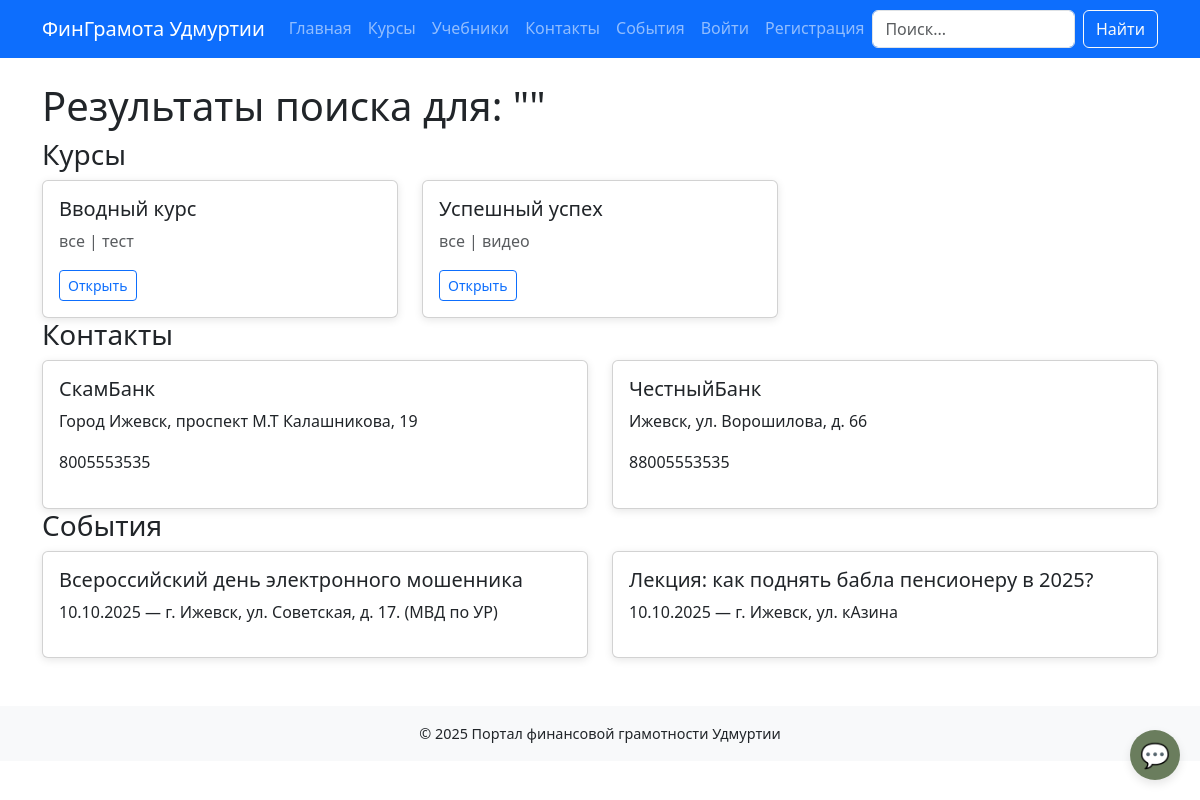
The app's page /search/ with its own data.
### courses/models.py (models this page shows, shortened)
class Course(models.Model):
    title = models.CharField(max_length=200)
    description = models.TextField()
    audience = models.CharField(max_length=50, choices=AUDIENCE_CHOICES, default='все')
    format_type = models.CharField(max_length=50, choices=FORMAT_CHOICES, default='текст')
    created_at = models.DateTimeField(auto_now_add=True)

### core/models.py (models this page shows, shortened)
class Contact(models.Model):
    name = models.CharField(max_length=200)
    address = models.TextField()
    latitude = models.CharField(max_length=20, null=True, blank=True)
    longitude = models.CharField(max_length=20, null=True, blank=True)
    phone = models.CharField(max_length=50)
    email = models.EmailField(blank=True)
    audience = models.CharField(max_length=50, choices=AUDIENCE_CHOICES, default='все')

class Event(models.Model):
    title = models.CharField(max_length=200)
    description = models.TextField()
    date = models.DateField()
    location = models.CharField(max_length=200)
    audience = models.CharField(max_length=50, choices=AUDIENCE_CHOICES, default='все')

### search/views.py (the view)
# urls.py: path('', views.search_view, name='results'),
def search_view(request):
    query = request.GET.get('q', '').strip()
    audience = request.GET.get('audience', '')
    format_type = request.GET.get('format', '')
    courses = Course.objects.all()
    contacts = Contact.objects.all()
    events = Event.objects.all()
    if query:
        courses = courses.filter(title__icontains=query) | courses.filter(description__icontains=query)
        contacts = contacts.filter(name__icontains=query) | contacts.filter(address__icontains=query)
        events = events.filter(title__icontains=query) | events.filter(description__icontains=query)
    if audience:
        courses = courses.filter(audience=audience)
        contacts = contacts.filter(audience=audience)
        events = events.filter(audience=audience)
    if format_type:
        courses = courses.filter(format_type=format_type)
    context = {
        'query': query,
        'courses': courses,
        'contacts': contacts,
        'events': events,
        'audience_filter': audience,
        'format_filter': format_type,
    }
    return render(request, 'search/results.html', context)

### templates/search/results.html
{% extends 'base.html' %}
{% block content %}
<h1>Результаты поиска для: "{{ query }}"</h1>
<h3>Курсы</h3>
<div class="row">
    {% for course in courses %}
        <div class="col-12 col-md-6 col-lg-4">
            <div class="card">
                <div class="card-body">
                    <h5>{{ course.title }}</h5>
                    <p class="text-muted">{{ course.audience }} | {{ course.format_type }}</p>
                    <a href="{% url 'courses:detail' course.id %}" class="btn btn-sm btn-outline-primary">Открыть</a>
                </div>
            </div>
        </div>
    {% empty %}
        <p>Курсы не найдены.</p>
    {% endfor %}
</div>
<h3>Контакты</h3>
<div class="row">
    {% for contact in contacts %}
         <div class="col-12 col-md-6">
            <div class="card">
                <div class="card-body">
                    <h5>{{ contact.name }}</h5>
                    <p>{{ contact.address }}</p>
                    <p>{{ contact.phone }}</p>
                </div>
            </div>
        </div>
    {% empty %}
        <p>Контакты не найдены.</p>
    {% endfor %}
</div>
<h3>События</h3>
<div class="row">
    {% for event in events %}
         <div class="col-12 col-md-6">
            <div class="card">
                <div class="card-body">
                    <h5>{{ event.title }}</h5>
                    <p>{{ event.date|date:"d.m.Y" }} — {{ event.location }}</p>
                </div>
            </div>
        </div>
    {% empty %}
        <p>События не найдены.</p>
    {% endfor %}
</div>
{% endblock %}

### static/css/style.css (style rules this page uses)
body { font-size: 1rem; line-height: 1.6; }
.card { box-shadow: 0 2px 8px rgba(0,0,0,0.1); transition: transform 0.2s; }

### templates/base.html (style rules this page uses)
body { padding-bottom: 70px; }
@media (min-width: 577px) { body { padding-bottom: 0; } }

### records on screen
Course: title "Вводный курс", audience "все", format_type "тест"
Course: title "Успешный успех", audience "все", format_type "видео"
Contact: name "СкамБанк", address "Город Ижевск, проспект М.Т Калашникова, 19", phone "8005553535"
Contact: name "ЧестныйБанк", address "Ижевск, ул. Ворошилова, д. 66", phone "88005553535"
Event: title "Всероссийский день электронного мошенника", date "10.10.2025", location "г. Ижевск, ул. Советская, д. 17. (МВД по УР)"
Event: title "Лекция: как поднять бабла пенсионеру в 2025?", date "10.10.2025", location "г. Ижевск, ул. кАзина"
